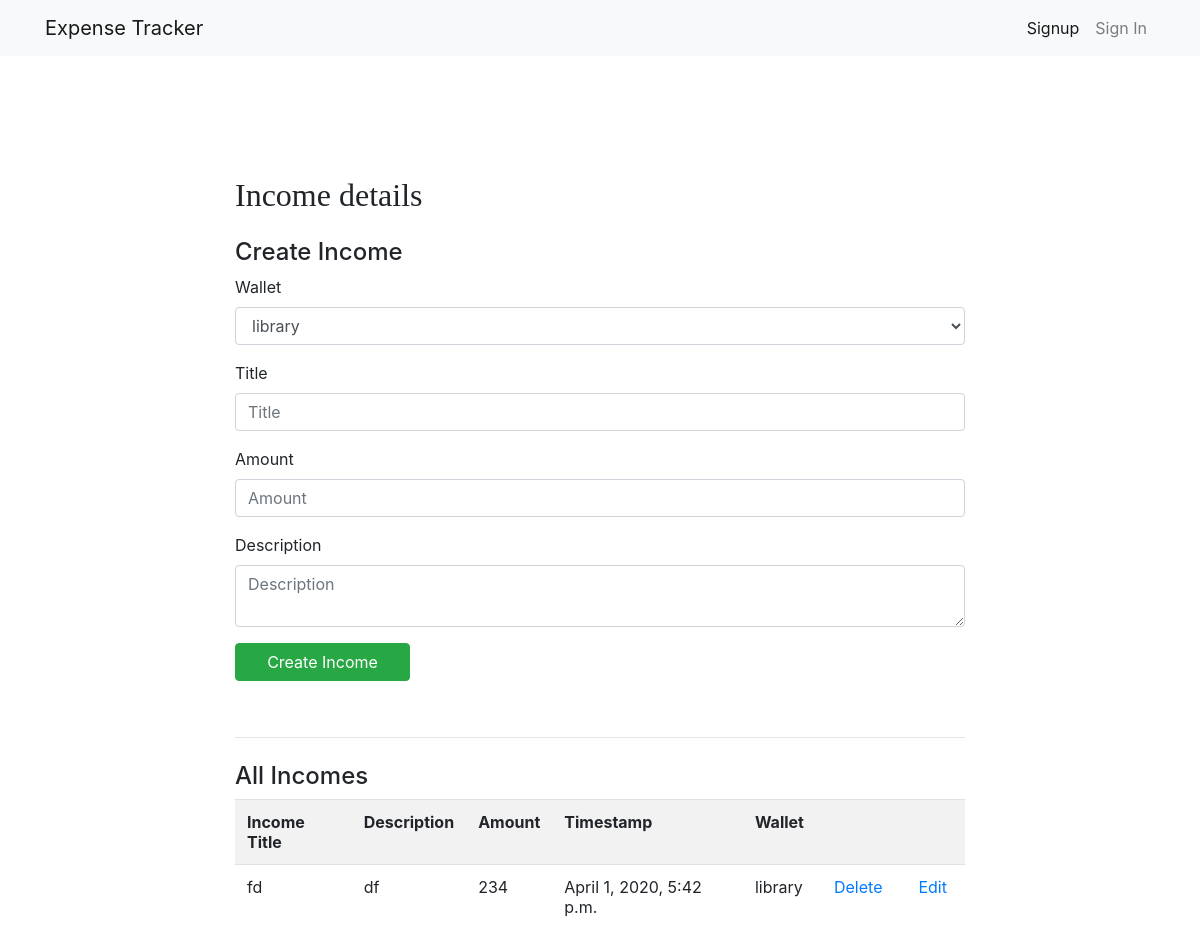
Screenshot of /income/ (signed in) with the database file from the repository.
### expense/models.py (models this page shows, shortened)
class Income(models.Model):
	title = models.CharField(max_length=100)
	description = models.TextField()
	amount = models.IntegerField()
	timestamp = models.DateTimeField()
	user = models.ForeignKey(User, on_delete=models.CASCADE, null=True)
	wallet = models.ForeignKey(Wallet, on_delete=models.CASCADE, null=True)

class Wallet(models.Model):
	name = models.CharField(max_length=100)
	balance = models.IntegerField()
	last_transaction = models.DateTimeField()
	user = models.ForeignKey(User, on_delete=models.CASCADE, null=True)
	def __str__(self):
		return self.name

### expense/views.py (the view)
# urls.py: path("income/", get_all_income),
def get_all_income(request):
	user = request.user
	all_wallets = Wallet.objects.filter(user=user)
	all_incomes = Income.objects.filter(user=user)
	return render(request, "income.html", {"all_wallets":all_wallets, "all_incomes":all_incomes})

### expense/templates/income.html (shortened to what this page needs)
{% extends 'base1.html' %}
{% block body %}
	<div class="container">
		<div class="row">
			<div class="col-md-2"></div>
			<div class="col-md-8">
				<div class="heading mt-4">
					<h2 style="font-family: Verdana;">Income details</h2>
				</div>
				<div class="sub-head mt-4 mb-2">
					<h4>Create Income</h4>
				</div>
				<form action="/create_income/" method="POST">
					<div class="form-group">
						<label>Wallet</label>
						<select name="wallet" class="form-control">
							{% for wallet in all_wallets %}
								<option value={{wallet.id}}>{{wallet.name}}</option>
							{% endfor %}
						</select>
					</div>
					<div class="form-group">
						<label>Title</label>
						<input class="form-control" type="text" name="income_title" placeholder="Title">
					</div>
					<div class="form-group">
						<label>Amount</label>
						<input class="form-control" type="number" name="income_amount" placeholder="Amount">
					</div>
					<div class="form-group">
						<label>Description</label>
						<textarea class="form-control" name="income_description" placeholder="Description"></textarea>
					</div>
					<button type="submit" class="btn btn-success" style="width: 175px;">Create Income</button>
				</form><br>
				<hr>
				<div class="sub-head mt-4 mb-2">
					<h4>All Incomes</h4>
				</div>
				<table class="table table-striped">
					<tr>
						<th>Income Title</th>
						<th>Description</th>
						<th>Amount</th>
						<th>Timestamp</th>
						<th>Wallet</th>
						<th></th>
						<th></th>
					</tr>
					{% for income in all_incomes %}
						<tr>
							<td>{{ income.title }}</td>
							<td>{{ income.description }}</td>
							<td>{{ income.amount }}</td>
							<td>{{ income.timestamp }}</td>
							<td>{{ income.wallet }}</td>
							<td><a style=" text-decoration: none;padding: 6px; " href="/delete_income/{{income.id}}/">Delete</a></td>
							<td><a  style=" text-decoration: none;padding: 6px; "href="/edit_income/{{income.id}}/">Edit</a></td>
						</tr>
					{% endfor %}
				</table>
			</div>
			<div class="col-md-2"></div>
		</div>
	</div>
{% endblock %}

### rows the page displays
Income: title "fd", description "df", amount "234", timestamp "April 1, 2020, 5:42 p.m.", wallet "library"

### other values shown
form field wallet "library"
